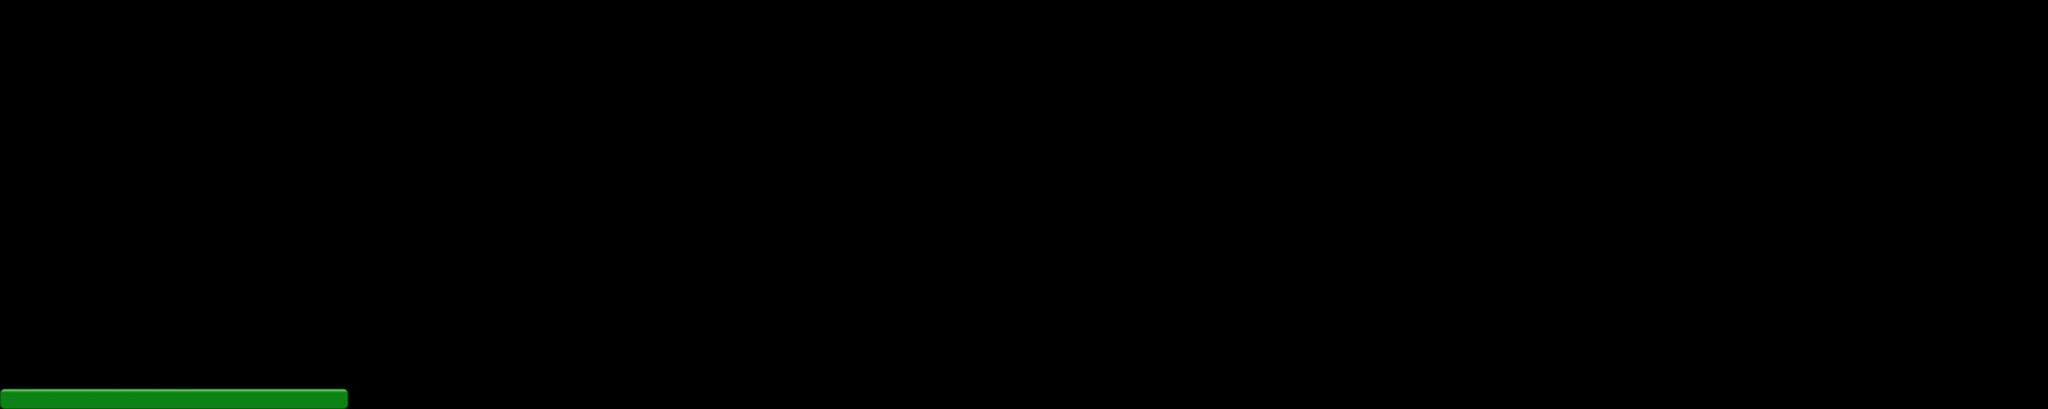

Below is a game level as drawn by its tile map, then a one-line description and the .tmx file that defines it, in full:
An orthogonal 100x20 tile map with 64x64 px tiles, 1 tile layer (Kachelebene 1).

<map version="1.0" tiledversion="1.1.1" orientation="orthogonal" renderorder="right-up" width="100" height="20" tilewidth="64" tileheight="64" infinite="0" nextobjectid="1">
 <tileset firstgid="1" source="Blocks.tsx" />
 <layer name="Kachelebene 1" width="100" height="20">
  <data encoding="csv">
0,0,0,0,0,0,0,0,0,0,0,0,0,0,0,0,0,0,0,0,0,0,0,0,0,0,0,0,0,0,0,0,0,0,0,0,0,0,0,0,0,0,0,0,0,0,0,0,0,0,0,0,0,0,0,0,0,0,0,0,0,0,0,0,0,0,0,0,0,0,0,0,0,0,0,0,0,0,0,0,0,0,0,0,0,0,0,0,0,0,0,0,0,0,0,0,0,0,0,0,
0,0,0,0,0,0,0,0,0,0,0,0,0,0,0,0,0,0,0,0,0,0,0,0,0,0,0,0,0,0,0,0,0,0,0,0,0,0,0,0,0,0,0,0,0,0,0,0,0,0,0,0,0,0,0,0,0,0,0,0,0,0,0,0,0,0,0,0,0,0,0,0,0,0,0,0,0,0,0,0,0,0,0,0,0,0,0,0,0,0,0,0,0,0,0,0,0,0,0,0,
0,0,0,0,0,0,0,0,0,0,0,0,0,0,0,0,0,0,0,0,0,0,0,0,0,0,0,0,0,0,0,0,0,0,0,0,0,0,0,0,0,0,0,0,0,0,0,0,0,0,0,0,0,0,0,0,0,0,0,0,0,0,0,0,0,0,0,0,0,0,0,0,0,0,0,0,0,0,0,0,0,0,0,0,0,0,0,0,0,0,0,0,0,0,0,0,0,0,0,0,
0,0,0,0,0,0,0,0,0,0,0,0,0,0,0,0,0,0,0,0,0,0,0,0,0,0,0,0,0,0,0,0,0,0,0,0,0,0,0,0,0,0,0,0,0,0,0,0,0,0,0,0,0,0,0,0,0,0,0,0,0,0,0,0,0,0,0,0,0,0,0,0,0,0,0,0,0,0,0,0,0,0,0,0,0,0,0,0,0,0,0,0,0,0,0,0,0,0,0,0,
0,0,0,0,0,0,0,0,0,0,0,0,0,0,0,0,0,0,0,0,0,0,0,0,0,0,0,0,0,0,0,0,0,0,0,0,0,0,0,0,0,0,0,0,0,0,0,0,0,0,0,0,0,0,0,0,0,0,0,0,0,0,0,0,0,0,0,0,0,0,0,0,0,0,0,0,0,0,0,0,0,0,0,0,0,0,0,0,0,0,0,0,0,0,0,0,0,0,0,0,
0,0,0,0,0,0,0,0,0,0,0,0,0,0,0,0,0,0,0,0,0,0,0,0,0,0,0,0,0,0,0,0,0,0,0,0,0,0,0,0,0,0,0,0,0,0,0,0,0,0,0,0,0,0,0,0,0,0,0,0,0,0,0,0,0,0,0,0,0,0,0,0,0,0,0,0,0,0,0,0,0,0,0,0,0,0,0,0,0,0,0,0,0,0,0,0,0,0,0,0,
0,0,0,0,0,0,0,0,0,0,0,0,0,0,0,0,0,0,0,0,0,0,0,0,0,0,0,0,0,0,0,0,0,0,0,0,0,0,0,0,0,0,0,0,0,0,0,0,0,0,0,0,0,0,0,0,0,0,0,0,0,0,0,0,0,0,0,0,0,0,0,0,0,0,0,0,0,0,0,0,0,0,0,0,0,0,0,0,0,0,0,0,0,0,0,0,0,0,0,0,
0,0,0,0,0,0,0,0,0,0,0,0,0,0,0,0,0,0,0,0,0,0,0,0,0,0,0,0,0,0,0,0,0,0,0,0,0,0,0,0,0,0,0,0,0,0,0,0,0,0,0,0,0,0,0,0,0,0,0,0,0,0,0,0,0,0,0,0,0,0,0,0,0,0,0,0,0,0,0,0,0,0,0,0,0,0,0,0,0,0,0,0,0,0,0,0,0,0,0,0,
0,0,0,0,0,0,0,0,0,0,0,0,0,0,0,0,0,0,0,0,0,0,0,0,0,0,0,0,0,0,0,0,0,0,0,0,0,0,0,0,0,0,0,0,0,0,0,0,0,0,0,0,0,0,0,0,0,0,0,0,0,0,0,0,0,0,0,0,0,0,0,0,0,0,0,0,0,0,0,0,0,0,0,0,0,0,0,0,0,0,0,0,0,0,0,0,0,0,0,0,
0,0,0,0,0,0,0,0,0,0,0,0,0,0,0,0,0,0,0,0,0,0,0,0,0,0,0,0,0,0,0,0,0,0,0,0,0,0,0,0,0,0,0,0,0,0,0,0,0,0,0,0,0,0,0,0,0,0,0,0,0,0,0,0,0,0,0,0,0,0,0,0,0,0,0,0,0,0,0,0,0,0,0,0,0,0,0,0,0,0,0,0,0,0,0,0,0,0,0,0,
0,0,0,0,0,0,0,0,0,0,0,0,0,0,0,0,0,0,0,0,0,0,0,0,0,0,0,0,0,0,0,0,0,0,0,0,0,0,0,0,0,0,0,0,0,0,0,0,0,0,0,0,0,0,0,0,0,0,0,0,0,0,0,0,0,0,0,0,0,0,0,0,0,0,0,0,0,0,0,0,0,0,0,0,0,0,0,0,0,0,0,0,0,0,0,0,0,0,0,0,
0,0,0,0,0,0,0,0,0,0,0,0,0,0,0,0,0,0,0,0,0,0,0,0,0,0,0,0,0,0,0,0,0,0,0,0,0,0,0,0,0,0,0,0,0,0,0,0,0,0,0,0,0,0,0,0,0,0,0,0,0,0,0,0,0,0,0,0,0,0,0,0,0,0,0,0,0,0,0,0,0,0,0,0,0,0,0,0,0,0,0,0,0,0,0,0,0,0,0,0,
0,0,0,0,0,0,0,0,0,0,0,0,0,0,0,0,0,0,0,0,0,0,0,0,0,0,0,0,0,0,0,0,0,0,0,0,0,0,0,0,0,0,0,0,0,0,0,0,0,0,0,0,0,0,0,0,0,0,0,0,0,0,0,0,0,0,0,0,0,0,0,0,0,0,0,0,0,0,0,0,0,0,0,0,0,0,0,0,0,0,0,0,0,0,0,0,0,0,0,0,
0,0,0,0,0,0,0,0,0,0,0,0,0,0,0,0,0,0,0,0,0,0,0,0,0,0,0,0,0,0,0,0,0,0,0,0,0,0,0,0,0,0,0,0,0,0,0,0,0,0,0,0,0,0,0,0,0,0,0,0,0,0,0,0,0,0,0,0,0,0,0,0,0,0,0,0,0,0,0,0,0,0,0,0,0,0,0,0,0,0,0,0,0,0,0,0,0,0,0,0,
0,0,0,0,0,0,0,0,0,0,0,0,0,0,0,0,0,0,0,0,0,0,0,0,0,0,0,0,0,0,0,0,0,0,0,0,0,0,0,0,0,0,0,0,0,0,0,0,0,0,0,0,0,0,0,0,0,0,0,0,0,0,0,0,0,0,0,0,0,0,0,0,0,0,0,0,0,0,0,0,0,0,0,0,0,0,0,0,0,0,0,0,0,0,0,0,0,0,0,0,
0,0,0,0,0,0,0,0,0,0,0,0,0,0,0,0,0,0,0,0,0,0,0,0,0,0,0,0,0,0,0,0,0,0,0,0,0,0,0,0,0,0,0,0,0,0,0,0,0,0,0,0,0,0,0,0,0,0,0,0,0,0,0,0,0,0,0,0,0,0,0,0,0,0,0,0,0,0,0,0,0,0,0,0,0,0,0,0,0,0,0,0,0,0,0,0,0,0,0,0,
0,0,0,0,0,0,0,0,0,0,0,0,0,0,0,0,0,0,0,0,0,0,0,0,0,0,0,0,0,0,0,0,0,0,0,0,0,0,0,0,0,0,0,0,0,0,0,0,0,0,0,0,0,0,0,0,0,0,0,0,0,0,0,0,0,0,0,0,0,0,0,0,0,0,0,0,0,0,0,0,0,0,0,0,0,0,0,0,0,0,0,0,0,0,0,0,0,0,0,0,
0,0,0,0,0,0,0,0,0,0,0,0,0,0,0,0,0,0,0,0,0,0,0,0,0,0,0,0,0,0,0,0,0,0,0,0,0,0,0,0,0,0,0,0,0,0,0,0,0,0,0,0,0,0,0,0,0,0,0,0,0,0,0,0,0,0,0,0,0,0,0,0,0,0,0,0,0,0,0,0,0,0,0,0,0,0,0,0,0,0,0,0,0,0,0,0,0,0,0,0,
0,0,0,0,0,0,0,0,0,0,0,0,0,0,0,0,0,0,0,0,0,0,0,0,0,0,0,0,0,0,0,0,0,0,0,0,0,0,0,0,0,0,0,0,0,0,0,0,0,0,0,0,0,0,0,0,0,0,0,0,0,0,0,0,0,0,0,0,0,0,0,0,0,0,0,0,0,0,0,0,0,0,0,0,0,0,0,0,0,0,0,0,0,0,0,0,0,0,0,0,
2,1,1,1,1,1,1,1,1,1,1,1,1,1,1,1,3,0,0,0,0,0,0,0,0,0,0,0,0,0,0,0,0,0,0,0,0,0,0,0,0,0,0,0,0,0,0,0,0,0,0,0,0,0,0,0,0,0,0,0,0,0,0,0,0,0,0,0,0,0,0,0,0,0,0,0,0,0,0,0,0,0,0,0,0,0,0,0,0,0,0,0,0,0,0,0,0,0,0,0
</data>
 </layer>
</map>
